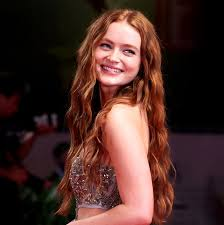
%> input picture Lab2/Wavelet Transform/lab2_part1.jpg, 224 x 225 px
$ octave Wavelet_Transform.m   (GNU Octave 9; MATLAB toolbox functions it lacks are replaced by stand-ins)
%> lines starting %> are read from the running program, lines starting %| are printed output that depends on the picture
clc;
clear all;
close all;


% Read input image
I = imread('D:\DIP_Images\lab2_part1.jpg');
%> I is the input picture: size 225x224x3 uint8; mean R, G, B 71.9, 43.6, 38.8


% Rotate if required
% I = imrotate(I,90);


% Convert to grayscale
% Ig = rgb2gray(I);
Ig = I;


% Display original and grayscale image
figure;

subplot(2,3,1);
imshow(I);
title('Original Image');

subplot(2,3,2);
imshow(Ig);
title('Grayscale Image');


% Apply DWT using Haar wavelet
[Ia, Iv, Ih, Id] = dwt2(Ig,'haar');
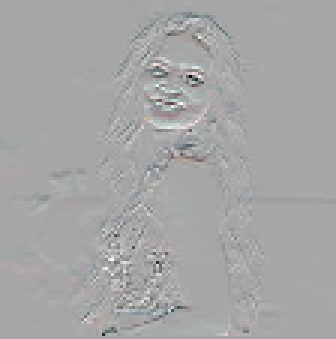
%> Iv: size 113x112x3 double (shown 3 times larger); mean R, G, B -0.4, -0.3, -0.3; drawn with min black and max white
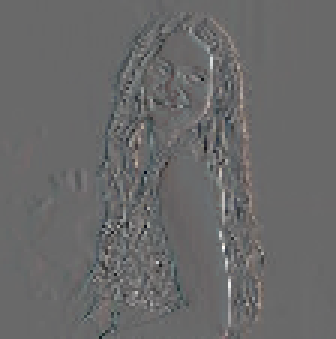
%> Ih: size 113x112x3 double (shown 3 times larger); mean R, G, B -0.1, -0.2, 0; drawn with min black and max white
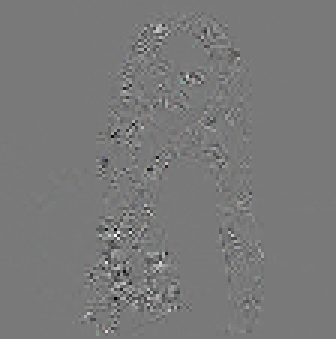
%> Id: size 113x112x3 double (shown 3 times larger); mean R, G, B 0, 0, 0; drawn with min black and max white


% Convert for display
Ia = uint8(Ia);
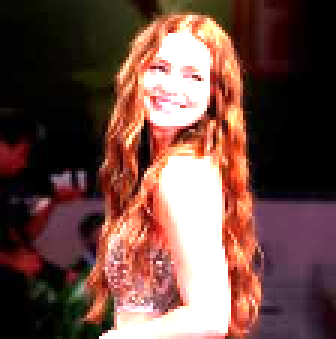
%> Ia: size 113x112x3 uint8 (shown 3 times larger); mean R, G, B 109.9, 74.6, 67.5
Iv = uint8(Iv);
%> Iv: size 113x112x3 uint8
Ih = uint8(Ih);
%> Ih: size 113x112x3 uint8
Id = uint8(Id);
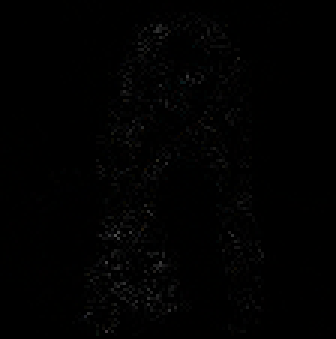
%> Id: size 113x112x3 uint8 (shown 3 times larger); mean R, G, B 1.3, 1.3, 1.3


% Display DWT components
subplot(2,3,3);
imshow(Ia);
title('Approximation (LL)');

subplot(2,3,4);
imshow(Iv);
title('Vertical Detail (LH)');

subplot(2,3,5);
imshow(Ih);
title('Horizontal Detail (HL)');

subplot(2,3,6);
imshow(Id);
title('Diagonal Detail (HH)');


% Reconstruct image
I_recover = idwt2(Ia, Iv, Ih, Id, 'haar');
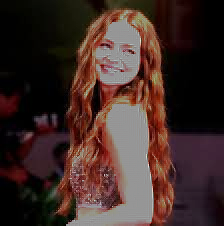
%> I_recover: size 226x224x3 double; mean R, G, B 54.9, 37.3, 33.7; drawn with min black and max white
I_recover = uint8(I_recover);
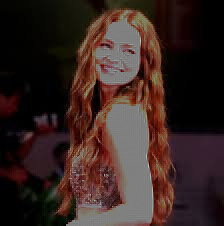
%> I_recover: size 226x224x3 uint8; mean R, G, B 55.1, 37.4, 33.9


% Display recovered image
figure;
imshow(I_recover);
title('Recovered Image');
